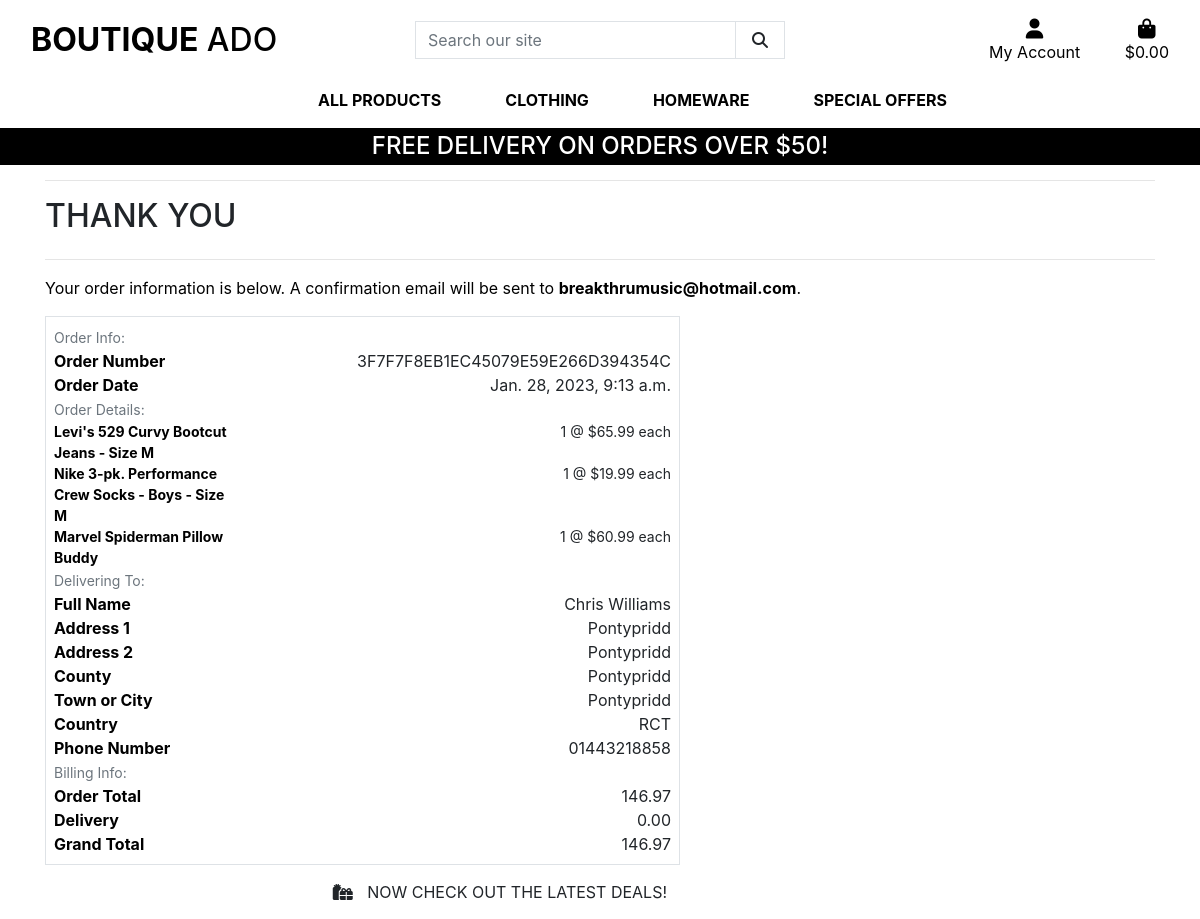
Page /checkout/checkout_success/3F7F7F8EB1EC45079E59E266D394354C on the committed database.
### checkout/models.py (models this page shows, shortened)
class Order(models.Model):                  # this handles orders across the store
    order_number = models.CharField(max_length=32, null=False, editable=False)         # editable = False
    user_profile = models.ForeignKey(UserProfile, on_delete=models.SET_NULL,
                                    null=True, blank=True, related_name='orders')
    full_name = models.CharField(max_length=50, null=False, blank=False)
    email = models.EmailField(max_length=254, null=False, blank=False)
    phone_number = models.CharField(max_length=20, null=False, blank=False)
    country = CountryField(blank_label='Country *', null=False, blank=False)
    postcode = models.CharField(max_length=20, null=True, blank=True)          # null = true means can be left blank
    town_or_city = models.CharField(max_length=40, null=False, blank=False)
    street_address1 = models.CharField(max_length=80, null=False, blank=False)
    street_address2 = models.CharField(max_length=80, null=True, blank=True)
    county = models.CharField(max_length=80, null=True, blank=True)
    date = models.DateTimeField(auto_now_add=True)                            #adds date/time automatically
    delivery_cost = models.DecimalField(max_digits=6, decimal_places=2, null=False, default=0)     # calculated field
    order_total = models.DecimalField(max_digits=10, decimal_places=2, null=False, default=0)       # calculated field
    grand_total = models.DecimalField(max_digits=10, decimal_places=2, null=False, default=0)       # calculated field
    original_bag = models.TextField(null=False, blank=False, default='')   # added in case cusotmer orders smae items but on a different order
    stripe_pid = models.CharField(max_length=254, null=False, default='')   # added in case cusotmer order same items on different day

class OrderLineItem(models.Model):    # individual shopping bag item linked to an order
    order = models.ForeignKey(Order, null=False, blank=False, on_delete=models.CASCADE, related_name='lineitems')     #foreign key to order class
    product = models.ForeignKey(Product, null=False, blank=False, on_delete=models.CASCADE)                         #foreign key to product
    product_size = models.CharField(max_length=2, null=True, blank=True) # XS, S, M, L, XL
    quantity = models.IntegerField(null=False, blank=False, default=0)
    lineitem_total = models.DecimalField(max_digits=6, decimal_places=2, null=False, blank=False, editable=False)

### products/models.py (models this page shows, shortened)
class Product(models.Model):
    category = models.ForeignKey('Category', null=True, blank=True, on_delete=models.SET_NULL)      # foreign key to the category model
    sku = models.CharField(max_length=254, null=True, blank=True)
    name = models.CharField(max_length=254)
    description = models.TextField()
    has_sizes = models.BooleanField(default=False, null=True, blank=True)
    price = models.DecimalField(max_digits=6, decimal_places=2)
    rating = models.DecimalField(max_digits=6, decimal_places=2, null=True, blank=True)
    image_url = models.URLField(max_length=1024, null=True, blank=True)
    image = models.ImageField(null=True, blank=True)

### checkout/views.py (the view)
# urls.py: path('checkout_success/<order_number>', views.checkout_success, name='checkout_success'),
def checkout_success(request, order_number):
    save_info = request.session.get('save_info')
    order = get_object_or_404(Order, order_number=order_number)
    messages.success(request, f'Order successfully processed! \
        Your order number is {order_number}. A confirmation \
        email will be sent to {order.email}.')
    if 'bag' in request.session:
        del request.session['bag']
    template = 'checkout/checkout_success.html'
    context = {
        'order': order,
    }
    return render(request, template, context)

### checkout/templates/checkout/checkout_success.html (shortened to what this page needs)
{% extends "base.html" %}
{% load static %}
{% block extra_css %}
    <link rel="stylesheet" href="{% static 'checkout/css/checkout.css' %}">
{% endblock %}
{% block page_header %}
    <div class="container header-container">
    </div>
{% endblock %}
{% block content %}
    <div class="overlay"></div>
    <div class="container">
        <div class="row">
            <div class="col">
                <hr>
                <h2 class="logo-font mb-4">Thank You</h2>
                <hr>
                <p class="text-black">Your order information is below. A confirmation email will be sent to <strong>{{ order.email }}</strong>.</p>
            </div>
        </div>
        <div class="row">
            <div class="col-12 col-lg-7">
                <div class="order-confirmation-wrapper p-2 border">
                    <div class="row">
                        <div class="col">
                            <small class="text-muted">Order Info:</small>
                        </div>
                    </div>
                    <div class="row">
                        <div class="col-12 col-md-4">
                            <p class="mb-0 text-black font-weight-bold">Order Number</p>
                        </div>
                        <div class="col-12 col-md-8 text-md-right">
                            <p class="mb-0">{{ order.order_number }}</p>
                        </div>
                    </div>
                    <div class="row">
                        <div class="col-12 col-md-4">
                            <p class="mb-0 text-black font-weight-bold">Order Date</p>
                        </div>
                        <div class="col-12 col-md-8 text-md-right">
                            <p class="mb-0">{{ order.date }}</p>
                        </div>
                    </div>
                    <div class="row">
                        <div class="col">
                            <small class="text-muted">Order Details:</small>
                        </div>
                    </div>
                    {% for item in order.lineitems.all %}
                    <div class="row">
                        <div class="col-12 col-md-4">
                            <p class="small mb-0 text-black font-weight-bold">
                                {{ item.product.name }}{% if item.product_size %} - Size {{ item.product_size|upper }}{% endif %}
                            </p>
                        </div>
                        <div class="col-12 col-md-8 text-md-right">
                            <p class="small mb-0">{{ item.quantity }} @ ${{ item.product.price }} each</p>
                        </div>
                    </div>
                    {% endfor %}
                    <div class="row">
                        <div class="col">
                            <small class="text-muted">Delivering To:</small>
                        </div>
                    </div>
                    <div class="row">
                        <div class="col-12 col-md-4">
                            <p class="mb-0 text-black font-weight-bold">Full Name</p>
                        </div>
                        <div class="col-12 col-md-8 text-md-right">
                            <p class="mb-0">{{ order.full_name }}</p>
                        </div>
                    </div>
                    <div class="row">
                        <div class="col-12 col-md-4">
                            <p class="mb-0 text-black font-weight-bold">Address 1</p>
                        </div>
                        <div class="col-12 col-md-8 text-md-right">
                            <p class="mb-0">{{ order.street_address1 }}</p>
                        </div>
                    </div>
                    {% if order.street_address2 %}
                    <div class="row">
                        <div class="col-12 col-md-4">
                            <p class="mb-0 text-black font-weight-bold">Address 2</p>
                        </div>
                        <div class="col-12 col-md-8 text-md-right">
                            <p class="mb-0">{{ order.street_address1 }}</p>
                        </div>
                    </div>
                    {% endif %}
                    {% if order.county %}
                    <div class="row">
                        <div class="col-12 col-md-4">
                            <p class="mb-0 text-black font-weight-bold">County</p>
                        </div>
                        <div class="col-12 col-md-8 text-md-right">
                            <p class="mb-0">{{ order.county }}</p>
                        </div>
                    </div>
                    {% endif %}
                    <div class="row">
                        <div class="col-12 col-md-4">
                            <p class="mb-0 text-black font-weight-bold">Town or City</p>
                        </div>
                        <div class="col-12 col-md-8 text-md-right">
                            <p class="mb-0">{{ order.town_or_city }}</p>
                        </div>
                    </div>
                    <div class="row">
                        <div class="col-12 col-md-4">
                            <p class="mb-0 text-black font-weight-bold">Country</p>
                        </div>
                        <div class="col-12 col-md-8 text-md-right">
                            <p class="mb-0">{{ order.country }}</p>
                        </div>
                    </div>
                    <div class="row">
                        <div class="col-12 col-md-4">
                            <p class="mb-0 text-black font-weight-bold">Phone Number</p>
                        </div>
                        <div class="col-12 col-md-8 text-md-right">
                            <p class="mb-0">{{ order.phone_number }}</p>
                        </div>
                    </div>
                    <div class="row">
                        <div class="col">
                            <small class="text-muted">Billing Info:</small>
                        </div>
                    </div>
                    <div class="row">
                        <div class="col-12 col-md-4">
                            <p class="mb-0 text-black font-weight-bold">Order Total</p>
                        </div>
                        <div class="col-12 col-md-8 text-md-right">
                            <p class="mb-0">{{ order.order_total }}</p>
                        </div>
                    </div>
                    <div class="row">
                        <div class="col-12 col-md-4">
                            <p class="mb-0 text-black font-weight-bold">Delivery</p>
                        </div>
                        <div class="col-12 col-md-8 text-md-right">
                            <p class="mb-0">{{ order.delivery_cost }}</p>
                        </div>
                    </div>
                    <div class="row">
                        <div class="col-12 col-md-4">
                            <p class="mb-0 text-black font-weight-bold">Grand Total</p>
                        </div>
                        <div class="col-12 col-md-8 text-md-right">
                            <p class="mb-0">{{ order.grand_total }}</p>
                        </div>
                    </div>
                </div>
            </div>
        </div>
        <div class="row">
			<div class="col-12 col-lg-7 text-right">
				<a href="{% url 'products' %}?category=new_arrivals,deals,clearance" class="btn btn-black rounded-0 my-2">
					<span class="icon mr-2">
						<i class="fas fa-gifts"></i>
					</span>
					<span class="text-uppercase">Now check out the latest deals!</span>
				</a>
			</div>
		</div>
    </div>
{% endblock %}

### static/css/base.css (style rules this page uses)
html { height: 100%; }
body { background: url('/media/homepage_background_cropped.jpg') no-repeat center center fixed; background-size: cover; height: calc(100vh - 164px); color: #555; font-family: 'Lato'; }
.icon { align-items: center; display: inline-flex; justify-content: center; height: 1.5rem; width: 1.5rem; }
.logo-font { text-transform: uppercase; }
.btn-black { background: black; color: white; }
.text-black { color: #000 !important; }
.overlay { height: 100%; width: 100%; top: 0; left: 0; position: fixed; background: white; z-index: -1; }
@media (min-width: 1200px) { .container { max-width: 80%; } }
@media (min-width: 992px) { .header-container { padding-top: 164px; } }

### rows in the picture
Order: email "breakthrumusic@hotmail.com", order_number "3F7F7F8EB1EC45079E59E266D394354C", date "Jan. 28, 2023, 9:13 a.m.", full_name "Chris Williams", street_address1 "Pontypridd", county "Pontypridd", town_or_city "Pontypridd", country "RCT", phone_number "01443218858", order_total "146.97", delivery_cost "0.00", grand_total "146.97"
OrderLineItem: product.name "Levi's 529 Curvy Bootcut Jeans", product_size "M", quantity "1", product.price "65.99"
OrderLineItem: product.name "Nike 3-pk. Performance Crew Socks - Boys", product_size "M", quantity "1", product.price "19.99"
OrderLineItem: product.name "Marvel Spiderman Pillow Buddy", quantity "1", product.price "60.99"

### other values in the picture
{{ free_delivery_threshold }} "50"
